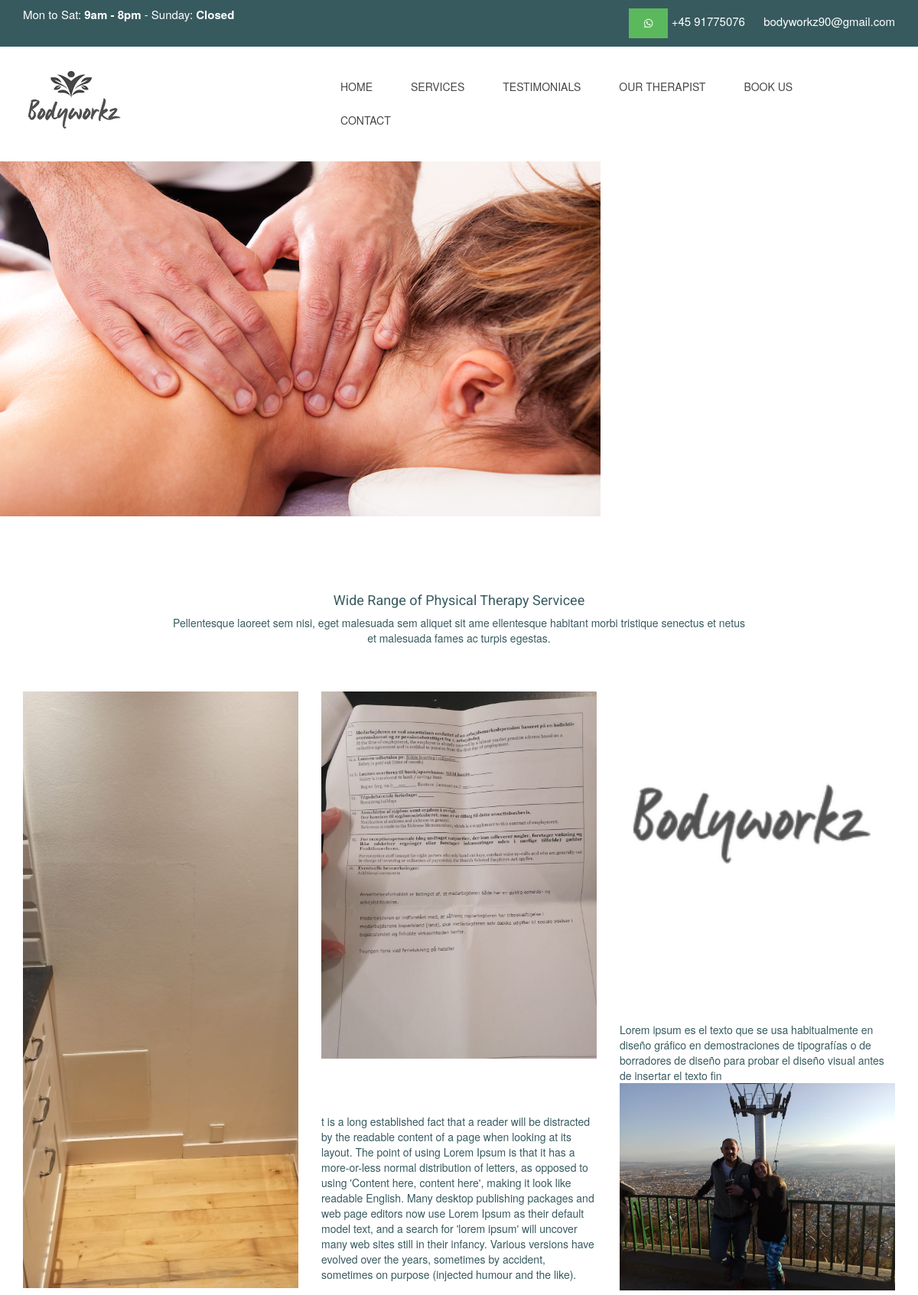
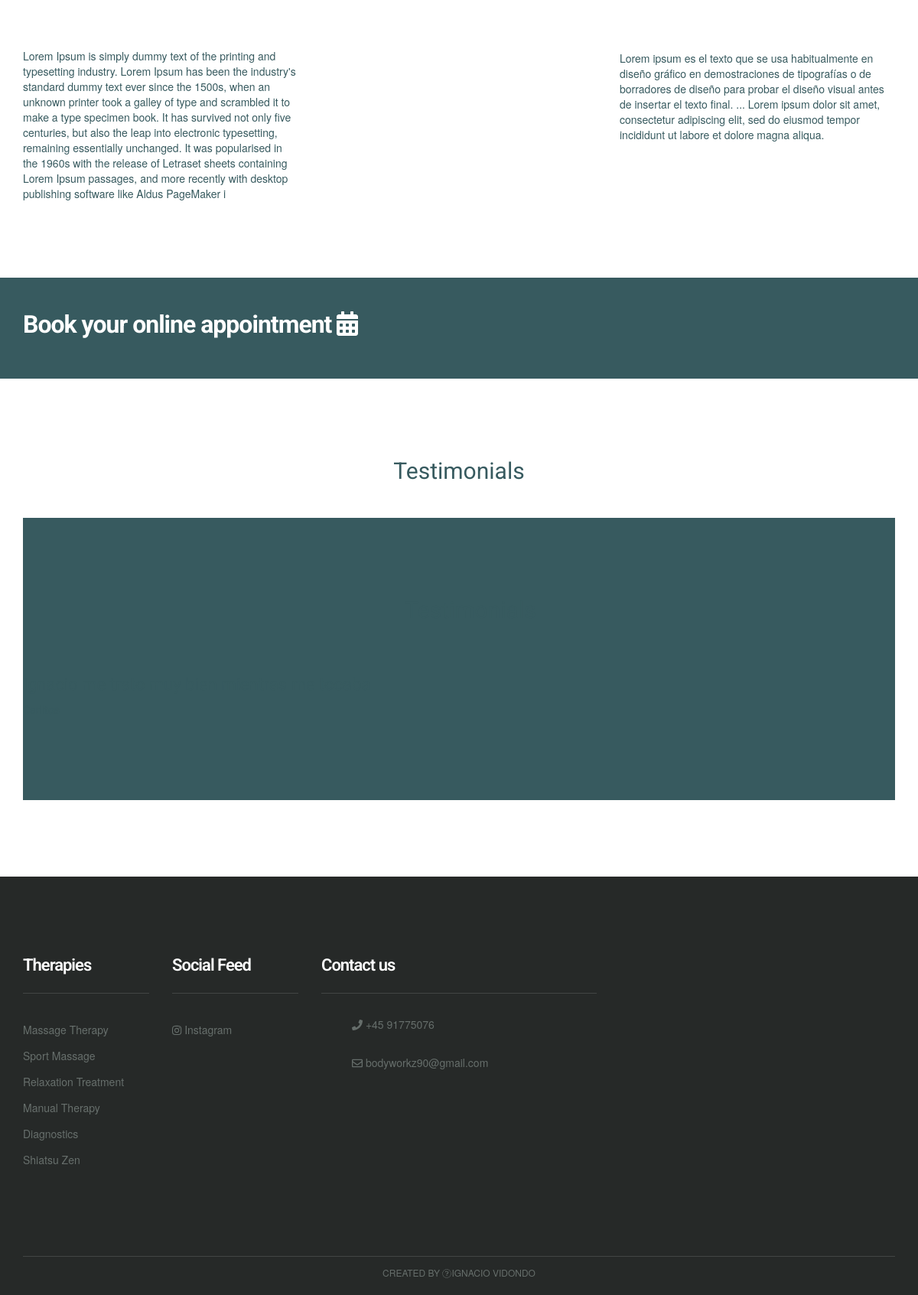
The page / on the database its author committed (2 pictures, top to bottom).
### MainApp/models.py (models this page shows, shortened)
class Therapy(models.Model):
    name = models.CharField(max_length=255 , verbose_name = "Nombre")
    image = models.ImageField(verbose_name="Foto", blank=True, null=True, upload_to="Images")
    description = models.TextField()
    therapist = models.ForeignKey(Therapist, on_delete=models.CASCADE,blank=True, null=True)
    duration = models.IntegerField (verbose_name="Duracion (Tiempo) ",blank=True, null=True)
    price = models.IntegerField(verbose_name="Precio",blank=True, null=True)
    class Meta:
            verbose_name="Terapia"
            verbose_name_plural="Terapias"

### MainApp/views.py (the view)
# urls.py: path('',views.index, name='index'),
def index(request):
    therapy = Therapy.objects.all()
    therapist = Therapist.objects.all()
    reviews = Review.objects.all()
    return render (request,'index.html', {'therapy': therapy, 'therapist': therapist, 'reviews':reviews})

### MainApp/templates/index.html (shortened to what this page needs)
 {% extends "base.html" %} {% block content %} {% load static %}
<body>
    <div class="row">
        <img src="massage.jpg" alt="" class="img-responsive">
    </div>
    <div class="space-medium ">
        <div class="container ">
            <div class="row">
                <div class="col-md-offset-2 col-md-8">
                    <div class="mb60 text-center section-title">
                        <h3>Wide Range of Physical Therapy Servicee</h3>
                        <p>Pellentesque laoreet sem nisi, eget malesuada sem aliquet sit ame ellentesque habitant morbi tristique senectus et netus et malesuada fames ac turpis egestas.</p>
                    </div>
                </div>
            </div>
            <div class="row ">
                {% for terapia in therapy %}
                <div class="col-lg-4 col-md-4 col-sm-6 col-xs-12 ">
                    <div class="service-block ">
                        <div class="service-img mb20 ">
                            <a href="{% url 'therapies' %}">
                                <img src="{{terapia.image.url}} " alt=" " class="img-responsive "></a>
                        </div>
                        <div class="service-content ">
                            <h2><a href="{% url 'therapies' %}" class="title ">{{terapia.name}}</a></h2>
                            <p>{{terapia.description}}</p>
                        </div>
                    </div>
                </div>
                {% endfor %}
            </div>
        </div>
    </div>
    <div class="space-small bg-primary">
        <div class="container">
            <div class="row">
                <div class="col-lg-8 col-sm-8 col-md-8 col-xs-12">
                    <a href="{%  url 'appointment' %}">
                        <h1 class="cta-title">Book your online appointment <i class="fa fa-calendar" aria-hidden="true"></i></h1>
                    </a>
                </div>
            </div>
        </div>
    </div>
    <div class="space-medium ">
        <div class="container ">
            <div class="row ">
                <div class="col-lg-offset-2 col-lg-8 col-md-offset-2 col-md-8 col-sm-12 col-xs-12 ">
                    <div class="section-title mb40 text-center ">
                        <h1>Testimonials </h1>
                    </div>
                </div>
            </div>
            <div class="space-medium bg-default ">
                <div class="container ">
                    <div class="row ">
                        <div class="col-lg-offset-2 col-lg-8 col-md-offset-2 col-md-8 col-sm-12 col-xs-12 ">
                            <div class="section-title mb60 text-center ">
                                <h1>Testimonials</h1>
                            </div>
                        </div>
                    </div>
                    <div class="row ">
                        <div id="carouselExampleControls " class="carousel slide " data-ride="carousel ">
                            <div class="carousel-inner ">
                                {% for review in reviews %}
                                <div class="item {% if forloop.first %} active {% endif %} ">
                                    <h2>{{review.description}}</h2>
                                    <h5>{{review.name}}</h5>
                                </div>
                                {% endfor %}
                            </div>
                        </div>
                    </div>
                </div>
            </div>
        </div>
    </div>
</body> {% endblock %}

### MainApp/static/ap1/css/style.css (style rules this page uses)
h1, h2, h3, h4, h5, h6 { margin: 0; padding: 0; margin-bottom: 10px; color: #375a5f; font-weight: 400; font-family: 'Roboto', sans-serif; }
h1 { font-size: 30px; line-height: 42px; }
h2 { font-size: 22px; line-height: 32px; }
h3 { font-size: 18px; }
h5 { font-size: 14px; }
p { margin: 0 0 20px; }
p:last-child { margin-bottom: 0px; }
a { color: #375a5f; text-decoration: none; -webkit-transition: all 0.3s; -moz-transition: all 0.3s; transition: all 0.3s; }
.space-small { padding-top: 40px; padding-bottom: 40px; }
.space-medium { padding-top: 100px; padding-bottom: 100px; color: #375a5f }
.mb20 { margin-bottom: 20px; }
.mb40 { margin-bottom: 40px; }
.mb60 { margin-bottom: 60px; }
.bg-primary { background-color: #375a5f; }
.bg-default { background-color: #375a5f; }
.title { color: #ffffff; }
.cta-title { font-size: 32px; font-weight: 700; letter-spacing: -1px; color: #fff; margin-bottom: 10px; }
.service-img { margin-bottom: 30px; }
.service-img img { width: 100%; }

### rows shown on the page
Therapy: image (picture), description "Lorem Ipsum is simply dummy text of the printing and typesetting industry. Lorem Ipsum has been the industry's standard dummy text ever since the 1500s, when an unknown printer took a galley of type and scrambled it to make a type specimen book. It has survived not only five centuries, but also the leap into electronic typesetting, remaining essentially unchanged. It was popularised in the 1960s with the release of Letraset sheets containing Lorem Ipsum passages, and more recently with desktop publishing software like Aldus PageMaker i"
Therapy: image (picture), description "t is a long established fact that a reader will be distracted by the readable content of a page when looking at its layout. The point of using Lorem Ipsum is that it has a more-or-less normal distribution of letters, as opposed to using 'Content here, content here', making it look like readable English. Many desktop publishing packages and web page editors now use Lorem Ipsum as their default model text, and a search for 'lorem ipsum' will uncover many web sites still in their infancy. Various versions have evolved over the years, sometimes by accident, sometimes on purpose (injected humour and the like)."
Therapy: image (picture), description "Lorem ipsum es el texto que se usa habitualmente en diseño gráfico en demostraciones de tipografías o de borradores de diseño para probar el diseño visual antes de insertar el texto fin"
Therapy: image (picture), description "Lorem ipsum es el texto que se usa habitualmente en diseño gráfico en demostraciones de tipografías o de borradores de diseño para probar el diseño visual antes de insertar el texto final. ... Lorem ipsum dolor sit amet, consectetur adipiscing elit, sed do eiusmod tempor incididunt ut labore et dolore magna aliqua."
